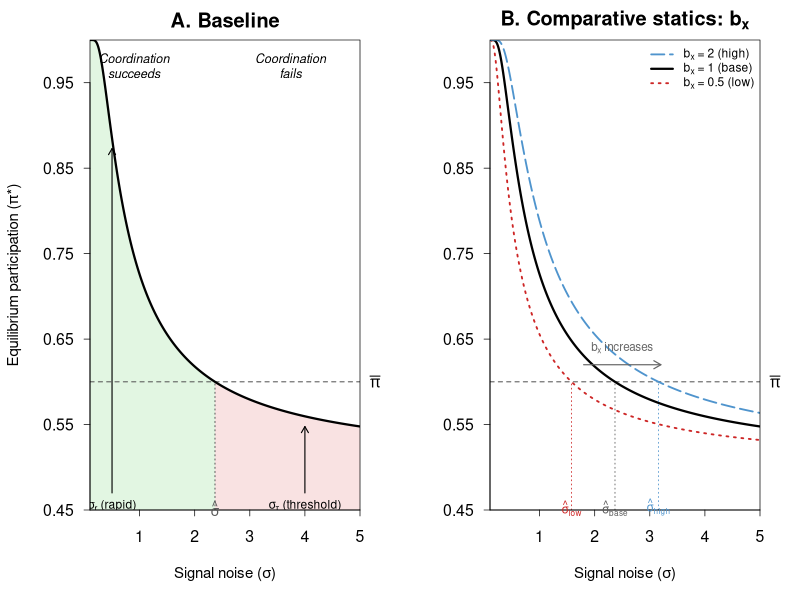

R code for this plot:
omega_0 <- 1.0
omega_star_base <- 0.4
pi_bar <- 0.6
sigma <- seq(0.1, 5, length.out = 1000)

pdf("figures/fig_threshold_plot.pdf", width = 10, height = 4, family = "serif")
par(mfrow = c(1, 2), mar = c(4.5, 4.5, 2.0, 2.0), mgp = c(3, 0.8, 0))

# ========= Panel A: Baseline (as before) =========
pi_star <- 1 - pnorm((omega_star_base - omega_0) / sigma)
sigma_hat <- (omega_star_base - omega_0) / qnorm(1 - pi_bar)

y_lo <- 0.45; y_hi <- 1.0
plot(NULL, xlim = c(0.1, 5), ylim = c(y_lo, y_hi),
     xlab = "", ylab = "", axes = FALSE, xaxs = "i", yaxs = "i",
     main = expression(bold("A. Baseline")))

idx_left <- sigma <= sigma_hat
polygon(x = c(sigma[idx_left], rev(sigma[idx_left])),
        y = c(rep(y_lo, sum(idx_left)), rev(pi_star[idx_left])),
        col = rgb(0.75, 0.92, 0.75, 0.45), border = NA)
idx_right <- sigma >= sigma_hat
polygon(x = c(sigma[idx_right], rev(sigma[idx_right])),
        y = c(rep(y_lo, sum(idx_right)), rev(pi_star[idx_right])),
        col = rgb(0.95, 0.75, 0.75, 0.45), border = NA)

segments(x0 = par("usr")[1], y0 = pi_bar, x1 = par("usr")[2], y1 = pi_bar,
         lty = 2, lwd = 1.0, col = "grey35")
segments(x0 = sigma_hat, y0 = y_lo, y1 = pi_bar, lty = 3, lwd = 1.0, col = "grey35")
lines(sigma, pi_star, lwd = 2.2, col = "black")

axis(1, at = 0:5, cex.axis = 0.95, tcl = -0.3, lwd = 0.7)
axis(2, at = seq(y_lo, y_hi, by = 0.1), las = 1, cex.axis = 0.95, tcl = -0.3, lwd = 0.7)
box(lwd = 0.7)
mtext(expression("Signal noise (" * sigma * ")"), side = 1, line = 2.8, cex = 0.9)
mtext(expression("Equilibrium participation (" * pi * "*)"), side = 2, line = 3.2, cex = 0.9)
mtext(expression(bar(pi)), side = 4, at = pi_bar, las = 1, line = 0.5, cex = 0.95)
mtext(expression(hat(sigma)), side = 1, at = sigma_hat, line = -0.5, cex = 0.85, col = "grey35")

text(x = sigma_hat * 0.38, y = 0.97, labels = "Coordination\nsucceeds",
     cex = 0.75, font = 3, adj = 0.5)
text(x = sigma_hat + (5 - sigma_hat) * 0.52, y = 0.97, labels = "Coordination\nfails",
     cex = 0.75, font = 3, adj = 0.5)

sigma_r_pos <- 0.5
arrows(x0 = sigma_r_pos, y0 = y_lo + 0.02,
       x1 = sigma_r_pos, y1 = 1 - pnorm((omega_star_base - omega_0) / sigma_r_pos) - 0.012,
       length = 0.07, lwd = 1.1)
text(x = sigma_r_pos, y = y_lo + 0.005, labels = expression(sigma[r] ~ "(rapid)"),
     cex = 0.72, adj = 0.5)

sigma_tau_pos <- 4.0
arrows(x0 = sigma_tau_pos, y0 = y_lo + 0.02,
       x1 = sigma_tau_pos, y1 = 1 - pnorm((omega_star_base - omega_0) / sigma_tau_pos) - 0.012,
       length = 0.07, lwd = 1.1)
text(x = sigma_tau_pos, y = y_lo + 0.005, labels = expression(sigma[tau] ~ "(threshold)"),
     cex = 0.72, adj = 0.5)

# ========= Panel B: Comparative statics on b_x =========

# b_x affects omega_star: higher b_x -> coordination easier -> lower omega_star -> curve shifts right
# omega_star is determined by Laplacian: pi at omega_star = b/(b+m)
# With b_high, b/(b+m) is larger, so more people participate at cutoff
# This means omega_star is lower (easier to coordinate), so sigma_hat is larger

# Baseline: b=1, m=0.5 -> b/(b+m)=0.667 -> omega_star=0.4, sigma_hat=2.37
# High b: b=2, m=0.5 -> b/(b+m)=0.8 -> need omega_star such that at omega_star, fraction participating = 0.8
# The cutoff shifts: with higher b, coordination is easier, hat_sigma increases

# For the figure, we show the effect on the pi*(sigma) curve
# Higher b_x -> omega_star lower (workers coordinate even in worse states) -> curve shifts up/right
# Use omega_star values that illustrate the shift

b_low <- 0.5; m_val <- 0.5
b_base <- 1.0
b_high <- 2.0

# omega_star adjusts so that pi at omega_star = b/(b+m) (Laplacian)
# But omega_star itself is the equilibrium cutoff in fundamental space
# The key effect on pi*(sigma) is through omega_star:
# pi*(sigma) = 1 - Phi((omega_star - omega_0)/sigma)
# Lower omega_star -> (omega_star - omega_0) more negative -> pi* higher for all sigma

# We'll use different omega_star values to represent different b_x
# b/(b+m): 0.5/1=0.5, 1/1.5=0.667, 2/2.5=0.8
# Corresponding omega_star: we need the equilibrium to be consistent
# For illustration, let omega_star vary: 0.6, 0.4, 0.2

omega_star_low <- 0.6   # low b (b=0.5, harder to coordinate)
omega_star_mid <- 0.4   # base b (b=1)
omega_star_high <- 0.2  # high b (b=2, easier to coordinate)

pi_low <- 1 - pnorm((omega_star_low - omega_0) / sigma)
pi_mid <- 1 - pnorm((omega_star_mid - omega_0) / sigma)
pi_high <- 1 - pnorm((omega_star_high - omega_0) / sigma)

sigma_hat_low <- (omega_star_low - omega_0) / qnorm(1 - pi_bar)
sigma_hat_mid <- (omega_star_mid - omega_0) / qnorm(1 - pi_bar)
sigma_hat_high <- (omega_star_high - omega_0) / qnorm(1 - pi_bar)

plot(NULL, xlim = c(0.1, 5), ylim = c(y_lo, y_hi),
     xlab = "", ylab = "", axes = FALSE, xaxs = "i", yaxs = "i",
     main = expression(bold("B. Comparative statics: " * b[x])))

segments(x0 = par("usr")[1], y0 = pi_bar, x1 = par("usr")[2], y1 = pi_bar,
         lty = 2, lwd = 1.0, col = "grey35")

# Draw curves
lines(sigma, pi_low, lwd = 1.8, col = "firebrick3", lty = 3)
lines(sigma, pi_mid, lwd = 2.2, col = "black")
lines(sigma, pi_high, lwd = 1.8, col = "steelblue3", lty = 5)

# Mark sigma_hat for each
segments(x0 = sigma_hat_low, y0 = y_lo, y1 = pi_bar, lty = 3, lwd = 0.8, col = "firebrick3")
segments(x0 = sigma_hat_mid, y0 = y_lo, y1 = pi_bar, lty = 3, lwd = 0.8, col = "grey35")
segments(x0 = sigma_hat_high, y0 = y_lo, y1 = pi_bar, lty = 3, lwd = 0.8, col = "steelblue3")

axis(1, at = 0:5, cex.axis = 0.95, tcl = -0.3, lwd = 0.7)
axis(2, at = seq(y_lo, y_hi, by = 0.1), las = 1, cex.axis = 0.95, tcl = -0.3, lwd = 0.7)
box(lwd = 0.7)
mtext(expression("Signal noise (" * sigma * ")"), side = 1, line = 2.8, cex = 0.9)
mtext(expression(bar(pi)), side = 4, at = pi_bar, las = 1, line = 0.5, cex = 0.95)

# Legend
legend("topright",
       legend = c(expression(b[x] ~ "= 2 (high)"),
                  expression(b[x] ~ "= 1 (base)"),
                  expression(b[x] ~ "= 0.5 (low)")),
       col = c("steelblue3", "black", "firebrick3"),
       lty = c(5, 1, 3), lwd = c(1.8, 2.2, 1.8),
       cex = 0.72, bty = "n")

# Annotate sigma_hats
mtext(expression(hat(sigma)[low]), side = 1, at = sigma_hat_low, line = -0.5,
      cex = 0.7, col = "firebrick3")
mtext(expression(hat(sigma)[base]), side = 1, at = sigma_hat_mid, line = -0.5,
      cex = 0.7, col = "grey35")
mtext(expression(hat(sigma)[high]), side = 1, at = sigma_hat_high, line = -0.5,
      cex = 0.7, col = "steelblue3")

# Arrow showing direction of shift
arrows(x0 = 1.8, y0 = 0.62, x1 = 3.2, y1 = 0.62,
       length = 0.08, lwd = 1.2, col = "grey40")
text(x = 2.5, y = 0.64, labels = expression(b[x] ~ "increases"),
     cex = 0.7, col = "grey40")

dev.off()
